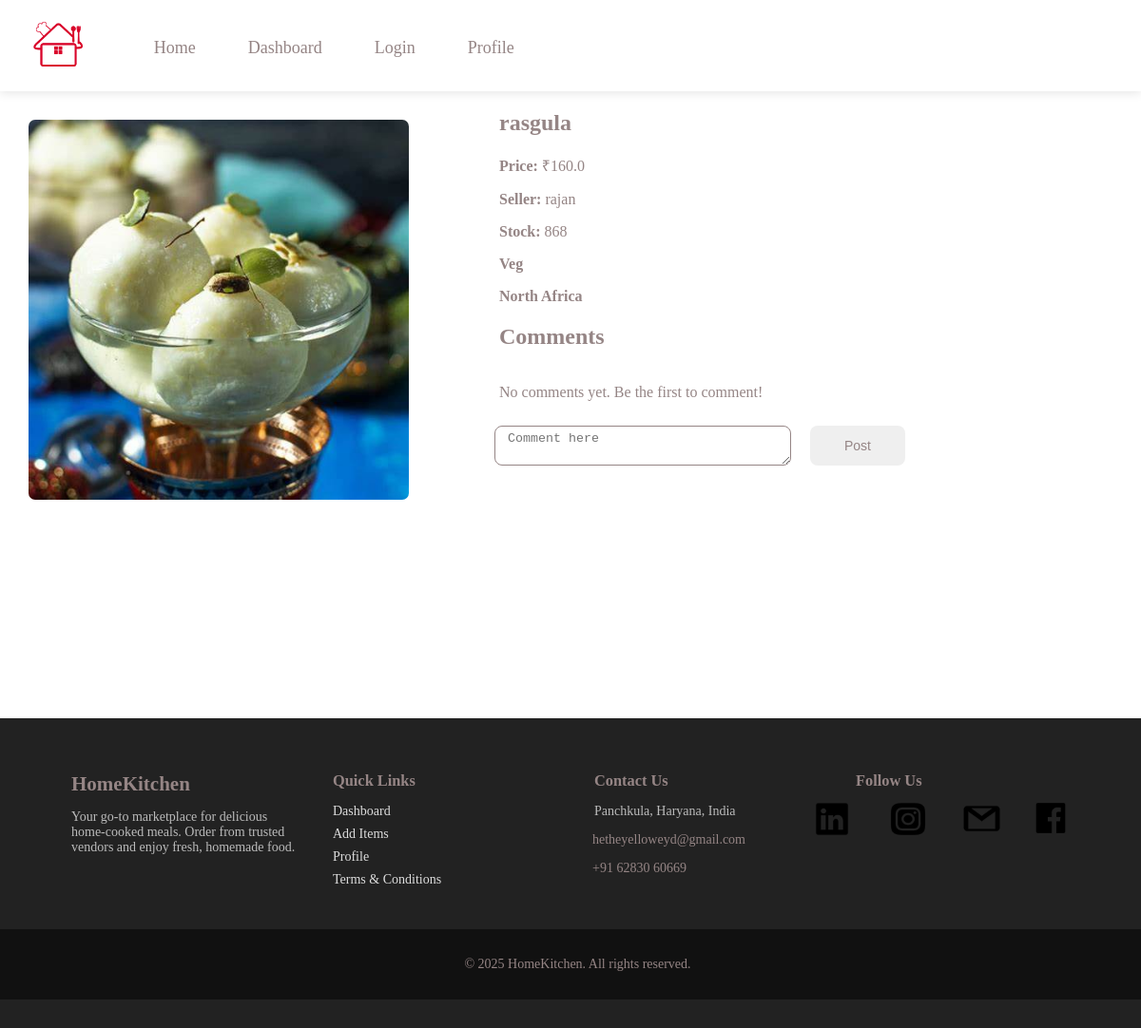
/item/1, run on an earlier commit of the app's database.
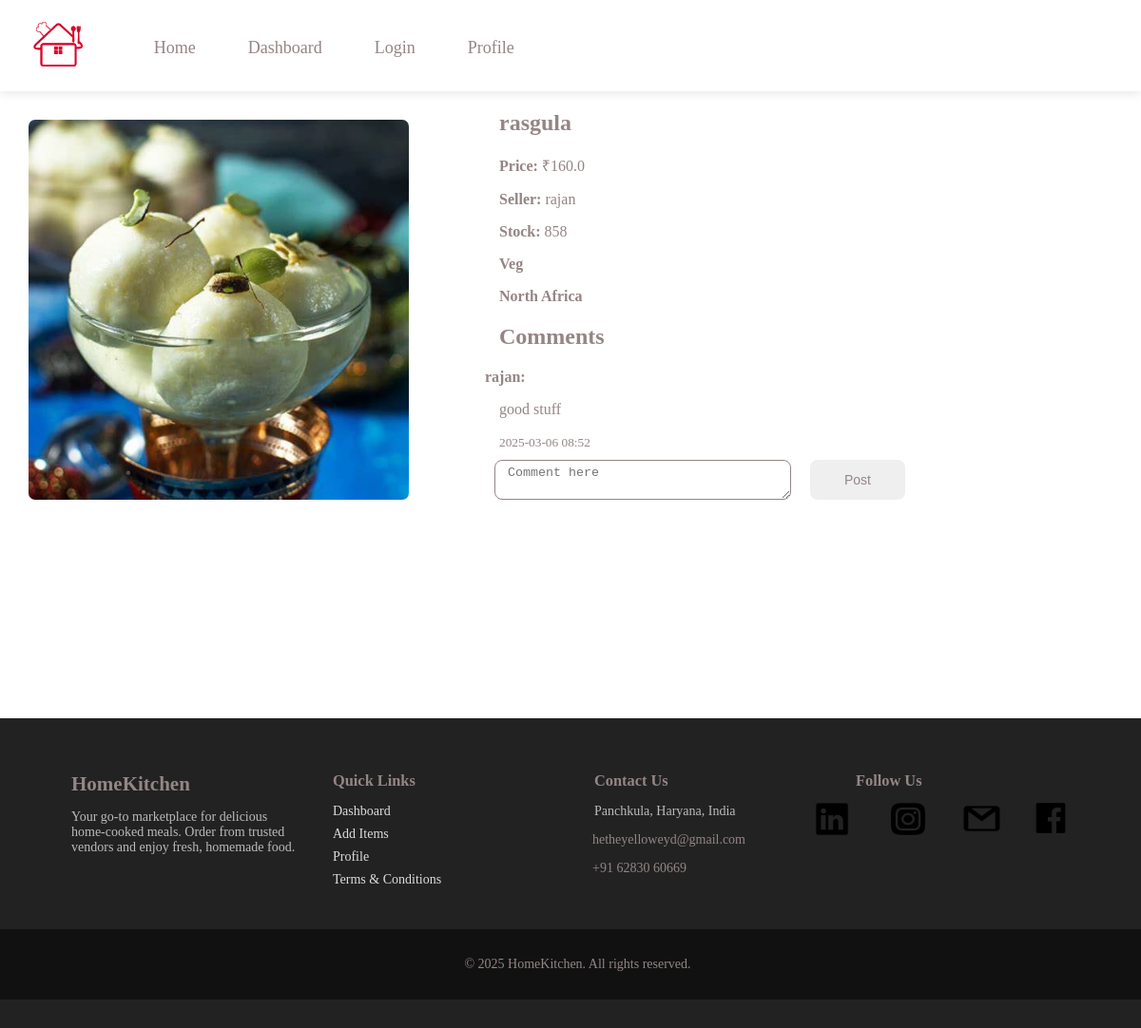
And on a later commit of the database.
### main.py (models this page shows, shortened)
class Item(db.Model):
    id = db.Column(db.Integer, primary_key=True)
    itemid = db.Column(db.String(50), nullable=False)
    name = db.Column(db.String(100), nullable=False)
    context = db.Column(db.Text, nullable=False)
    amount = db.Column(db.Float, nullable=False)
    image_url = db.Column(db.String(200), nullable=False)
    stock = db.Column(db.Integer, nullable=False, default=0)
    user_id = db.Column(db.Integer, db.ForeignKey('user.id'), nullable=False)
    likes = db.Column(db.Integer, default=0)
    type= db.Column(db.String(50), nullable= False)
    region= db.Column(db.String(100), nullable= True)
    dislikes = db.Column(db.Integer, default=0)
    comments = db.relationship('Comment', backref='item', lazy=True)

class User(db.Model):
    id = db.Column(db.Integer, primary_key=True)
    name = db.Column(db.String(100), nullable=False)
    phone = db.Column(db.String(15), nullable= False, unique=True)
    email = db.Column(db.String(120), unique=True, nullable=False)
    password_hash = db.Column(db.String(200), nullable=False)
    upi_id = db.Column(db.String(50), nullable=True)
    role = db.Column(db.String(10), nullable=False)
    items = db.relationship('Item', backref='seller')
    created_at= db.Column(db.DateTime, default= datetime.datetime.utcnow)
    email_verified = db.Column(db.Boolean, default=False)
    business_name = db.Column(db.String(150), nullable=True, unique=True)
    terms_accepted = db.Column(db.Boolean, default=False)
    address = db.Column(db.String(255), nullable=True)
    latitude = db.Column(db.String(50), nullable=True)
    longitude = db.Column(db.String(50), nullable=True)
    vehicle_type= db.Column(db.String(50), nullable= True)
    vehicle_number= db.Column(db.String(50), nullable=True)
    id_proof = db.Column(db.String(200), nullable=True)  # File path
    license = db.Column(db.String(200), nullable=True)  # File path
    insurance = db.Column(db.String(200), nullable=True)  # File path
    photo = db.Column(db.String(200), nullable=True)  # File path
    verified = db.Column(db.Boolean, default=False)

class Comment(db.Model):
    id = db.Column(db.Integer, primary_key=True)
    item_id = db.Column(db.Integer, db.ForeignKey('item.id'), nullable=False)
    user_id = db.Column(db.Integer, db.ForeignKey('user.id'), nullable=False)
    text = db.Column(db.Text, nullable=False)
    timestamp = db.Column(db.DateTime, default=datetime.datetime.utcnow)
    user = db.relationship('User', backref=db.backref('comments', lazy=True))

### main.py (the view, shortened to what this page needs)
@app.route('/item/<int:item_id>', methods=['GET', 'POST'])
def item_details(item_id):
    item = Item.query.get_or_404(item_id)
    comments = Comment.query.filter_by(item_id=item.id).all()
    return render_template('item_details.html', item=item, comments=comments)

### templates/item_details.html (shortened to what this page needs)
{% extends "base.html" %}
{% block content %}
<div class="itemdetail-container">
    <img src="{{ url_for('static', filename=item.image_url) }}" alt="Item Image">
    <div class="details">
        <h2>{{ item.name }}</h2>
        <p><strong>Price:</strong> ₹{{ item.amount }}</p>
        <p><strong>Seller:</strong> {{ item.seller.name }}</p>
        <p><strong>Stock:</strong> {{ item.stock }}</p>
        <p><strong>{{ item.type }}</strong></p>
        <p><strong>{{ item.region }}</strong></p>
        <h2>Comments</h2>
        <div class="comments-section">
            {% if comments %}
                {% for comment in comments %}
                    <div class="comment">
                        <strong style="color: #958585;">{{ comment.user.name if comment.user else 'Unknown User' }}:</strong>
                        <p>{{ comment.text }}</p>
                        <small>{{ comment.timestamp.strftime('%Y-%m-%d %H:%M') }}</small>
                    </div>
                {% endfor %}
            {% else %}
                <p>No comments yet. Be the first to comment!</p>
            {% endif %}
        </div>
        <form method="POST" action="{{ url_for('comment_item', item_id=item.id) }}" style="display: flex; flex-wrap: wrap;">
            <textarea name="comment" required placeholder=" Comment here"></textarea>
            <button class='btn' type="submit">Post</button>
        </form>
    </div>
</div>
{% endblock content %}

### templates/base.html (shortened to what this page needs)
<!DOCTYPE html>
<html lang="en">
<head>
    <link rel='stylesheet' href="{{url_for('static', filename='style/style.css')}}"
</head>
<body>
    <header>
        <div>
            <img src="{{url_for('static', filename='images/logo.png')}}" alt='Logo'>
            <nav>
                <ul>
                    <li><a href="{{url_for('home')}}">Home</a></li>
                    <li><a href="{{url_for('dashboard')}}">Dashboard</a></li>
                    <li><a href="{{url_for('login')}}">Login</a></li>
                    <li><a href="{{ url_for('profile') }}">Profile</a></li>
                </ul>
            </nav>
        </div>
    </header>
    <div>
        {% block content %}{% endblock content %}
    </div>
    <footer>
        <div class="footer-container">
            <div class="footer-section about">
                <h2>HomeKitchen</h2>
                <p>Your go-to marketplace for delicious home-cooked meals. Order from trusted vendors and enjoy fresh, homemade food.</p>
            </div>
            <div class="footer-section quick-links">
                <h3>Quick Links</h3>
                <ul>
                    <li><a href="{{ url_for('dashboard') }}">Dashboard</a></li>
                    <li><a href="{{ url_for('additems') }}">Add Items</a></li>
                    <li><a href="{{ url_for('profile') }}">Profile</a></li>
                    <li><a href="{{ url_for('terms') }}">Terms & Conditions</a></li>
                </ul>
            </div>
            <div class="footer-section contact">
                <h3>Contact Us</h3>
                <p> Panchkula, Haryana, India</p>
                <p>
                    <a href="mailto:hetheyelloweyd@gmail.com" style="margin-left: -2px; text-transform: none;">hetheyelloweyd@gmail.com</a>
                </p>
                <p>
                    <a href="tel:+916283060669" style="margin-left: -2px;">+91 62830 60669</a>
                </p>
            </div>
            <div class="footer-section social">
                <h3>Follow Us</h3>
                <div class="social-icons">
                    <a href="https://www.linkedin.com/in/your-page-link" target="_blank">
                        <img src="{{url_for('static', filename='images/linkedin.png')}}" class='linkedin'></img>
                    </a>
                    <a href="https://www.instagram.com/your-page-link" target="_blank">
                        <img src="{{url_for('static', filename='images/instagram.png')}}" class='instagram'></img>
                    </a>
                    <a href="https://twitter.com/your-page-link" target="_blank">
                        <img src="{{url_for('static', filename='images/Gmail.png')}}" class='gmail'></img>
                    </a>
                    <a href="https://www.facebook.com/your-page-link" target="_blank">
                        <img src="{{url_for('static', filename='images/facebook.png')}}" class='facebook'></img>
                    </a>
                </div>
            </div>
        </div>
        <div class="footer-bottom">
            <p>&copy; 2025 HomeKitchen. All rights reserved.</p>
        </div>
    </footer>
</body>
</html>

### static/style/style.css (style rules this page uses)
body { margin: 0; padding: 0; font-family: 'Times New Roman', Times, serif }
h1, h2, h3, p,a { margin-left: 15px; color: #958585; text-decoration: none; }
button { margin: 10px; color: #958585; margin-left: 10px; padding: 8px 15px; font-size: 14px; width: 90%; border-radius: 15px; border: none; text-align: center; }
.card h4, small { margin-left: 15px; color: #958585; }
header { background-color: #fff; padding: 15px 0; box-shadow: 0 2px 10px rgba(0, 0, 0, 0.1); }
header > div { margin-top: 5px; display: flex; max-width: 100%; padding: 0 20px; }
header img { height: 50px; width: auto; margin-right: 30px; margin-left: 15px; }
nav ul { list-style: none; display: flex; gap: 20px; margin: 0; padding: 20px; }
nav ul li a { padding-top: 50px; text-decoration: none; color: #958585; font-size: 18px; padding: 5px 10px; }
.itemdetail-container { width: 100%; display: flex; flex-wrap: wrap; gap: 50px; }
.itemdetail-container img { margin: 30px; width: 400px; height: 400px; object-fit: cover; border-radius: 7px; }
.itemdetail-container button { width: 100px; margin: 10px; padding: 5px; }
.itemdetail-container textarea { width: 300px; margin: 10px; padding: 5px; border-radius: 8px; border: 1px #958585 solid; }
.comments-section { display: flex; flex-direction: column; gap: 5px; }
.btn { margin: 10px; padding: 8px 15px; font-size: 14px; width: 90%; border-radius: 8px; border: none; text-align: center; }
footer { background: #222; color: #fff; padding: 30px 0; font-size: 14px; margin-top: 200px; }
.footer-container { display: flex; flex-wrap: wrap; justify-content: space-between; max-width: 1100px; margin: auto; padding: 0 20px; }
.footer-section { flex: 1; min-width: 220px; margin: 10px; }
.footer-section h2, .footer-section h3 { color: #958585; margin-bottom: 10px; }
.footer-section p { color: #bbb; }
.footer-section ul { list-style: none; padding: 0; }
.footer-section ul li { margin-bottom: 8px; }
.footer-section ul li a { color: #ddd; text-decoration: none; }
.social-icons { display: flex; margin-left: -60px; }
.facebook { margin-left: -20px; width: 110px; height: 38px; }
.instagram { margin-left: -10px; width: 80px; height: 40px; }
.gmail { margin-top: 2px; width: 45px; height: 35px; }
.linkedin { width: 70px; height: 40px; }
.footer-bottom { text-align: center; padding: 15px; background: #111; color: #bbb; margin-top: 20px; }
.newitemform input, textarea { padding: 8px 15px; margin: 5px; border-radius: 6px; border: 1px solid #D9D9D9; }

What changed in the data, as far as the page shows it:
changed Item "rasgula": stock "868" → "858"
added Comment: user "rajan", text "good stuff", timestamp "2025-03-06 08:52"
Also different on the page:
text no longer shown: "No comments yet. Be the first to comment!"
